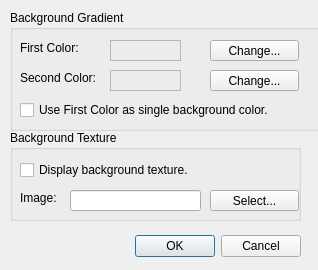
<?xml version="1.0" encoding="UTF-8"?>
<ui version="4.0">
 <class>Dialog</class>
 <widget class="QDialog" name="Dialog">
  <property name="geometry">
   <rect>
    <x>0</x>
    <y>0</y>
    <width>318</width>
    <height>270</height>
   </rect>
  </property>
  <property name="windowTitle">
   <string>Dialog</string>
  </property>
  <widget class="QDialogButtonBox" name="buttonBox">
   <property name="geometry">
    <rect>
     <x>50</x>
     <y>230</y>
     <width>251</width>
     <height>32</height>
    </rect>
   </property>
   <property name="orientation">
    <enum>Qt::Horizontal</enum>
   </property>
   <property name="standardButtons">
    <set>QDialogButtonBox::Cancel|QDialogButtonBox::Ok</set>
   </property>
  </widget>
  <widget class="QGroupBox" name="groupBoxGradient">
   <property name="geometry">
    <rect>
     <x>10</x>
     <y>10</y>
     <width>371</width>
     <height>121</height>
    </rect>
   </property>
   <property name="title">
    <string>Background Gradient</string>
   </property>
   <widget class="QLabel" name="label">
    <property name="geometry">
     <rect>
      <x>10</x>
      <y>30</y>
      <width>71</width>
      <height>16</height>
     </rect>
    </property>
    <property name="text">
     <string>First Color:</string>
    </property>
   </widget>
   <widget class="QFrame" name="colorFrame1">
    <property name="geometry">
     <rect>
      <x>100</x>
      <y>30</y>
      <width>71</width>
      <height>21</height>
     </rect>
    </property>
    <property name="frameShape">
     <enum>QFrame::StyledPanel</enum>
    </property>
    <property name="frameShadow">
     <enum>QFrame::Raised</enum>
    </property>
   </widget>
   <widget class="QLabel" name="label_2">
    <property name="geometry">
     <rect>
      <x>10</x>
      <y>60</y>
      <width>81</width>
      <height>16</height>
     </rect>
    </property>
    <property name="text">
     <string>Second Color:</string>
    </property>
   </widget>
   <widget class="QCheckBox" name="checkBoxUniformRendering">
    <property name="geometry">
     <rect>
      <x>10</x>
      <y>90</y>
      <width>291</width>
      <height>20</height>
     </rect>
    </property>
    <property name="text">
     <string>Use First Color as single background color.</string>
    </property>
   </widget>
   <widget class="QPushButton" name="buttonChange1">
    <property name="geometry">
     <rect>
      <x>200</x>
      <y>30</y>
      <width>89</width>
      <height>21</height>
     </rect>
    </property>
    <property name="text">
     <string>Change...</string>
    </property>
   </widget>
   <widget class="QFrame" name="colorFrame2">
    <property name="geometry">
     <rect>
      <x>100</x>
      <y>60</y>
      <width>71</width>
      <height>21</height>
     </rect>
    </property>
    <property name="frameShape">
     <enum>QFrame::StyledPanel</enum>
    </property>
    <property name="frameShadow">
     <enum>QFrame::Raised</enum>
    </property>
   </widget>
   <widget class="QPushButton" name="buttonChange2">
    <property name="geometry">
     <rect>
      <x>200</x>
      <y>60</y>
      <width>89</width>
      <height>21</height>
     </rect>
    </property>
    <property name="text">
     <string>Change...</string>
    </property>
   </widget>
  </widget>
  <widget class="QGroupBox" name="groupBoxTexture">
   <property name="geometry">
    <rect>
     <x>10</x>
     <y>130</y>
     <width>291</width>
     <height>91</height>
    </rect>
   </property>
   <property name="title">
    <string>Background Texture</string>
   </property>
   <widget class="QCheckBox" name="checkBoxDisplayTexture">
    <property name="geometry">
     <rect>
      <x>10</x>
      <y>30</y>
      <width>271</width>
      <height>20</height>
     </rect>
    </property>
    <property name="text">
     <string>Display background texture.</string>
    </property>
   </widget>
   <widget class="QLineEdit" name="lineEditTextureFile">
    <property name="geometry">
     <rect>
      <x>60</x>
      <y>60</y>
      <width>131</width>
      <height>21</height>
     </rect>
    </property>
    <property name="text">
     <string/>
    </property>
   </widget>
   <widget class="QLabel" name="label_3">
    <property name="geometry">
     <rect>
      <x>10</x>
      <y>60</y>
      <width>58</width>
      <height>15</height>
     </rect>
    </property>
    <property name="text">
     <string>Image:</string>
    </property>
   </widget>
   <widget class="QPushButton" name="buttonSelectTexture">
    <property name="geometry">
     <rect>
      <x>200</x>
      <y>60</y>
      <width>89</width>
      <height>21</height>
     </rect>
    </property>
    <property name="text">
     <string>Select...</string>
    </property>
   </widget>
  </widget>
 </widget>
 <resources/>
 <connections>
  <connection>
   <sender>buttonBox</sender>
   <signal>accepted()</signal>
   <receiver>Dialog</receiver>
   <slot>accept()</slot>
   <hints>
    <hint type="sourcelabel">
     <x>248</x>
     <y>254</y>
    </hint>
    <hint type="destinationlabel">
     <x>157</x>
     <y>274</y>
    </hint>
   </hints>
  </connection>
  <connection>
   <sender>buttonBox</sender>
   <signal>rejected()</signal>
   <receiver>Dialog</receiver>
   <slot>reject()</slot>
   <hints>
    <hint type="sourcelabel">
     <x>316</x>
     <y>260</y>
    </hint>
    <hint type="destinationlabel">
     <x>286</x>
     <y>274</y>
    </hint>
   </hints>
  </connection>
 </connections>
</ui>
